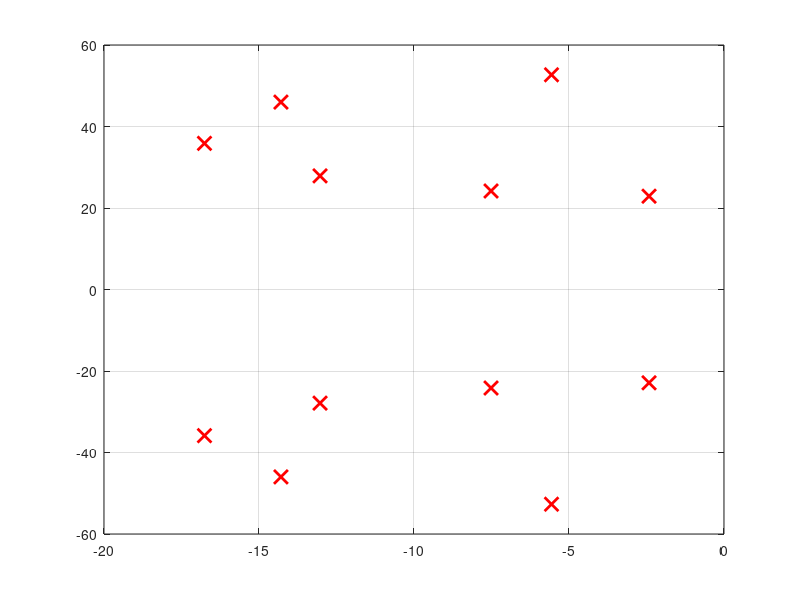

Write MATLAB code to recreate this figure. (Note: this script raises an error after producing the figure.)
clc;
% 1. Definición de frecuencias y diseño del pasabanda
Wp = [2*pi*23e3, 2*pi*53e3]; % 23 kHz a 53 kHz
Ws = [2*pi*15e3, 2*pi*61e3]; % 15 kHz y 61 kHz
[n, Wn] = buttord(Wp, Ws, 3, 15, 's');
[z0, p0, k0] = butter(n, Wn, 'bandpass', 's');

%% 1. Especificaciones del problema (frecuencias en kHz)
f1 = 15; f2 = 23; f3 = 53; f4 = 61;
As = 15; Rp = 3;

% Frecuencia central y ancho de banda
f0 = sqrt(f2 * f3);        % f0 approx 34.9142 kHz
B  = f3 - f2;               % B = 30 kHz

% Frecuencia de corte normalizada wc del pasa-bajas (N = 6)
N_lp = 6;
Omega_s = abs((f4^2 - f0^2)/(B * f4));
wc = Omega_s / ((10^(0.1*As) - 1)^(1/(2*N_lp))); % wc approx 1.0288

%% 2. Polos del prototipo pasa-bajas en el semiplano izquierdo (LHP)
k = 0 : (N_lp - 1);
theta_k = pi/2 + (2*k + 1)*pi / (2*N_lp); % Fases entre 7pi/12 y 17pi/12
p_lp = wc * exp(1i * theta_k);            % 6 polos pasa-bajas

%% 3. Transformacion al pasa-banda (Ecuacion cuadratica)
p_bp = zeros(1, 2 * N_lp);

for i = 1:N_lp
    pk = p_lp(i);
    % Raices de: lambda^2 - (pk * B)*lambda + f0^2 = 0
    disc = sqrt((pk * B)^2 - 4 * f0^2);
    p_bp(2*i - 1) = (pk * B + disc) / 2;
    p_bp(2*i)     = (pk * B - disc) / 2;
end

%% 4. Mostrar valores numericos en consola
fprintf('=== POLOS DEL FILTRO PASABANDA (en kHz) ===\n');
for i = 1:length(p_bp)
    fprintf('s_%-2d = %8.4f %+8.4fj\n', i, real(p_bp(i)), imag(p_bp(i)));
end

%% 5. Graficacion en el plano complejo s
figure('Color', 'w', 'Name', 'Polos del Filtro Pasabanda');
plot(real(p_bp), imag(p_bp), 'rx', 'LineWidth', 2, 'MarkerSize', 10);
grid on; hold on;

% Ejes de referencia (Real e Imaginario)
xline(0, 'k--', 'LineWidth', 1.2, 'HandleVisibility', 'off');
yline(0, 'k--', 'LineWidth', 1.2, 'HandleVisibility', 'off');

% Marcar frecuencias f0 y -f0 en el eje imaginario
plot(0, f0, 'bo', 'MarkerFaceColor', 'b', 'MarkerSize', 6);
plot(0, -f0, 'bo', 'MarkerFaceColor', 'b', 'MarkerSize', 6);

% Ajustes esteticos de la grafica
title('Distribucion de los 12 Polos del Filtro Pasabanda (N=12)', 'FontSize', 12);
xlabel('Parte Real \sigma [kHz]', 'FontSize', 11);
ylabel('Parte Imaginaria j\omega [kHz]', 'FontSize', 11);
legend('Polos Pasa-banda', 'Frecuencia Central \pm f_0', 'Location', 'northeast');
axis equal;


% 2. Generar matriz SOS y ganancia global
[sos_bp, g_bp] = zp2sos(z0, p0, k0);

% 3. Convertir a funciones de transferencia individuales
num_secciones = size(sos_bp, 1);
H_bp_etapas = cell(num_secciones, 1);

for i = 1:num_secciones
    num = sos_bp(i, 1:3); % Coeficientes [0, 1, 0] -> s
    den = sos_bp(i, 4:6); % Coeficientes [1, a1, a2] -> s^2 + a1*s + a2
    H_bp_etapas{i} = tf(num, den);
end

% 4. Mostrar en pantalla cada función de transferencia individual
for i = 1:num_secciones
    fprintf('================ Sección %d ================\n', i);
    H_bp_etapas{i}
end

% Función de transferencia total conectada en cascada
H_bp_total = tf(g_bp, 1);
for i = 1:num_secciones
    H_bp_total = H_bp_total * H_bp_etapas{i};
end


[b,a] = butter(n, Wn, 'bandpass', 's');
% funcion de transferencia completa
% Mostrar la función de transferencia completa
disp('Función de transferencia completa del filtro pasabanda:');
H_bp_total

% calcular diagrama de bode
% Calcular y mostrar el diagrama de Bode del filtro pasabanda
figure;
bode(b, a);
grid on;
title('Diagrama de Bode del filtro pasabanda');
